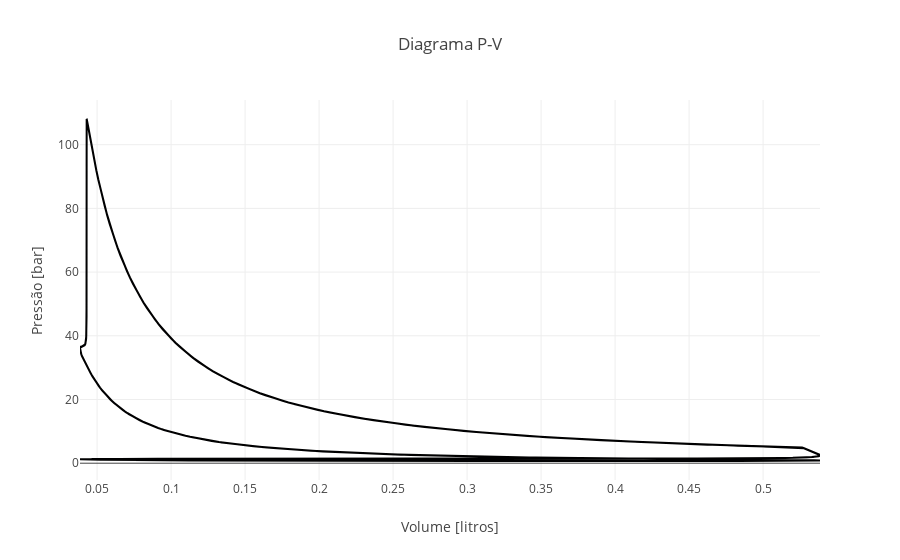

Write notebook code for a chart like this one.
### Code cell
pv()

### Figure 1 — Plotly figure (JSON) as saved in the notebook; plotly's stock layout.template omitted (floating-point values rounded to 4 significant figures; data arrays with more than 128 entries replaced by an {"elided": "..."} marker saying what was removed)
{"data": [{"mode": "lines", "type": "scatter", "x": {"elided": "2477 float values"}, "y": {"elided": "2477 float values"}}], "layout": {"title": {"text": "Diagrama P-V"}, "xaxis": {"title": {"text": "Volume [litros]"}}, "yaxis": {"title": {"text": "Pressão [bar]"}}}}
